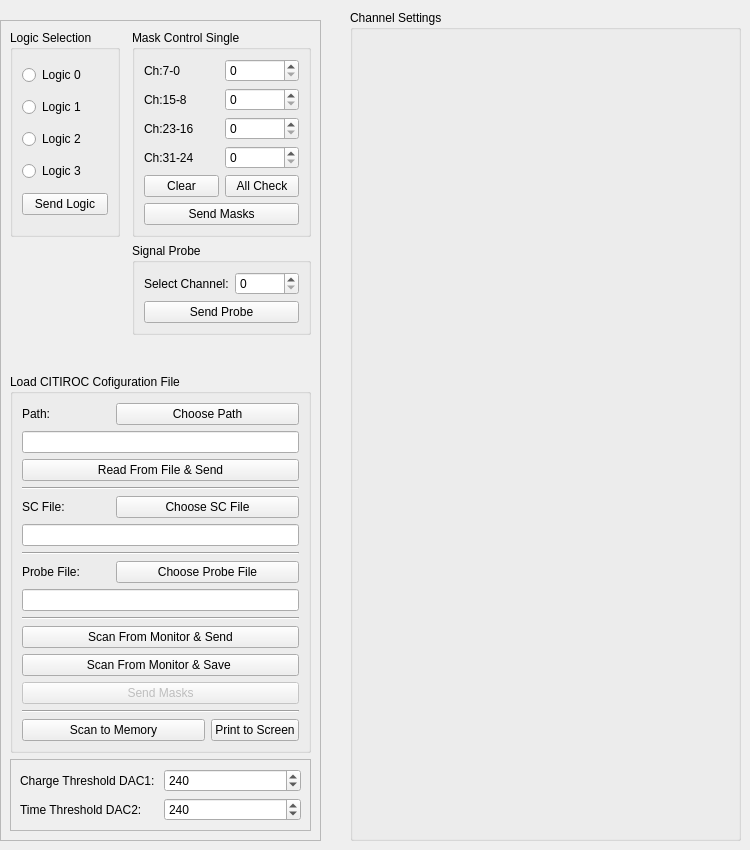
   <widget class="QWidget" name="tabCITIROC">
    <attribute name="title">
     <string>CITIROC Configure</string>
    </attribute>
    <widget class="QGroupBox" name="grpChs">
     <property name="geometry">
      <rect>
       <x>350</x>
       <y>10</y>
       <width>391</width>
       <height>831</height>
      </rect>
     </property>
     <property name="title">
      <string>Channel Settings</string>
     </property>
     <layout class="QVBoxLayout" name="verticalLayout_13">
      <item>
       <layout class="QGridLayout" name="gridChs"/>
      </item>
     </layout>
    </widget>
    <widget class="QFrame" name="frame_3">
     <property name="geometry">
      <rect>
       <x>0</x>
       <y>20</y>
       <width>321</width>
       <height>821</height>
      </rect>
     </property>
     <property name="frameShape">
      <enum>QFrame::StyledPanel</enum>
     </property>
     <property name="frameShadow">
      <enum>QFrame::Raised</enum>
     </property>
     <layout class="QGridLayout" name="gridLayout_18">
      <item row="5" column="0" colspan="3">
       <widget class="QGroupBox" name="groupBox_2">
        <property name="title">
         <string>Load CITIROC Cofiguration File</string>
        </property>
        <layout class="QGridLayout" name="gridLayout">
         <item row="7" column="0" colspan="3">
          <widget class="QLineEdit" name="lineCITIROC_scFile">
           <property name="readOnly">
            <bool>true</bool>
           </property>
          </widget>
         </item>
         <item row="0" column="0">
          <widget class="QLabel" name="label_22">
           <property name="text">
            <string>Path:</string>
           </property>
          </widget>
         </item>
         <item row="14" column="0" colspan="3">
          <widget class="QPushButton" name="btnSaveCITIROC">
           <property name="text">
            <string>Scan From Monitor &amp;&amp; Save </string>
           </property>
          </widget>
         </item>
         <item row="10" column="0" colspan="3">
          <widget class="QLineEdit" name="lineCITIROC_pbFile">
           <property name="readOnly">
            <bool>true</bool>
           </property>
          </widget>
         </item>
         <item row="2" column="0" colspan="3">
          <widget class="QLineEdit" name="lineCITIROC_Path">
           <property name="readOnly">
            <bool>true</bool>
           </property>
          </widget>
         </item>
         <item row="13" column="0" colspan="3">
          <widget class="QPushButton" name="btnSendConfig">
           <property name="text">
            <string>Scan From Monitor &amp;&amp; Send</string>
           </property>
          </widget>
         </item>
         <item row="17" column="2">
          <widget class="QPushButton" name="btnPrintToScreen">
           <property name="text">
            <string>Print to Screen</string>
           </property>
          </widget>
         </item>
         <item row="9" column="0">
          <widget class="QLabel" name="label_21">
           <property name="text">
            <string>Probe File: </string>
           </property>
          </widget>
         </item>
         <item row="8" column="0" colspan="3">
          <widget class="Line" name="line_2">
           <property name="orientation">
            <enum>Qt::Horizontal</enum>
           </property>
          </widget>
         </item>
         <item row="17" column="0" colspan="2">
          <widget class="QPushButton" name="btnScanConfig2Mem">
           <property name="text">
            <string>Scan to Memory</string>
           </property>
          </widget>
         </item>
         <item row="15" column="0" colspan="3">
          <widget class="QPushButton" name="btnMask_3">
           <property name="enabled">
            <bool>false</bool>
           </property>
           <property name="text">
            <string>Send Masks</string>
           </property>
          </widget>
         </item>
         <item row="9" column="1" colspan="2">
          <widget class="QPushButton" name="btnCITIROC_pbFile">
           <property name="text">
            <string>Choose Probe File</string>
           </property>
          </widget>
         </item>
         <item row="4" column="0" colspan="3">
          <widget class="Line" name="line">
           <property name="orientation">
            <enum>Qt::Horizontal</enum>
           </property>
          </widget>
         </item>
         <item row="6" column="1" colspan="2">
          <widget class="QPushButton" name="btnCITIROC_scFile">
           <property name="text">
            <string>Choose SC File</string>
           </property>
          </widget>
         </item>
         <item row="6" column="0">
          <widget class="QLabel" name="label_20">
           <property name="text">
            <string>SC File:</string>
           </property>
          </widget>
         </item>
         <item row="16" column="0" colspan="3">
          <widget class="Line" name="line_4">
           <property name="orientation">
            <enum>Qt::Horizontal</enum>
           </property>
          </widget>
         </item>
         <item row="11" column="0" colspan="3">
          <widget class="Line" name="line_3">
           <property name="orientation">
            <enum>Qt::Horizontal</enum>
           </property>
          </widget>
         </item>
         <item row="3" column="0" colspan="3">
          <widget class="QPushButton" name="btnReadCITIROC">
           <property name="text">
            <string>Read From File &amp;&amp; Send</string>
           </property>
          </widget>
         </item>
         <item row="0" column="1" colspan="2">
          <widget class="QPushButton" name="btnCITIROC_Path">
           <property name="text">
            <string>Choose Path</string>
           </property>
          </widget>
         </item>
        </layout>
       </widget>
      </item>
      <item row="2" column="2">
       <widget class="QGroupBox" name="groupBox_12">
        <property name="title">
         <string>Mask Control Single</string>
        </property>
        <layout class="QGridLayout" name="gridLayout_25">
         <item row="3" column="1">
          <widget class="QSpinBox" name="lblMask2">
           <property name="maximum">
            <number>255</number>
           </property>
          </widget>
         </item>
         <item row="2" column="1">
          <widget class="QSpinBox" name="lblMask1">
           <property name="maximum">
            <number>255</number>
           </property>
          </widget>
         </item>
         <item row="1" column="1">
          <widget class="QSpinBox" name="lblMask0">
           <property name="maximum">
            <number>255</number>
           </property>
          </widget>
         </item>
         <item row="3" column="0">
          <widget class="QLabel" name="label_45">
           <property name="text">
            <string>Ch:23-16</string>
           </property>
          </widget>
         </item>
         <item row="6" column="0" colspan="2">
          <widget class="QPushButton" name="btnMask">
           <property name="text">
            <string>Send Masks</string>
           </property>
          </widget>
         </item>
         <item row="4" column="0">
          <widget class="QLabel" name="label_46">
           <property name="text">
            <string>Ch:31-24</string>
           </property>
          </widget>
         </item>
         <item row="1" column="0">
          <widget class="QLabel" name="label_43">
           <property name="text">
            <string>Ch:7-0</string>
           </property>
          </widget>
         </item>
         <item row="4" column="1">
          <widget class="QSpinBox" name="lblMask3">
           <property name="maximum">
            <number>255</number>
           </property>
          </widget>
         </item>
         <item row="2" column="0">
          <widget class="QLabel" name="label_44">
           <property name="text">
            <string>Ch:15-8</string>
           </property>
          </widget>
         </item>
         <item row="5" column="0">
          <widget class="QPushButton" name="btnClearMask">
           <property name="text">
            <string>Clear</string>
           </property>
          </widget>
         </item>
         <item row="5" column="1">
          <widget class="QPushButton" name="btnAllSetMask">
           <property name="text">
            <string>All Check</string>
           </property>
          </widget>
         </item>
        </layout>
       </widget>
      </item>
      <item row="2" column="0">
       <widget class="QGroupBox" name="grpLogic">
        <property name="title">
         <string>Logic Selection</string>
        </property>
        <layout class="QGridLayout" name="gridLayout_13">
         <item row="4" column="0">
          <widget class="QRadioButton" name="btnLogic3">
           <property name="text">
            <string>Logic 3</string>
           </property>
          </widget>
         </item>
         <item row="2" column="0">
          <widget class="QRadioButton" name="btnLogic1">
           <property name="text">
            <string>Logic 1</string>
           </property>
          </widget>
         </item>
         <item row="5" column="0">
          <widget class="QPushButton" name="btnSendLogic">
           <property name="text">
            <string>Send Logic</string>
           </property>
          </widget>
         </item>
         <item row="3" column="0">
          <widget class="QRadioButton" name="btnLogic2">
           <property name="text">
            <string>Logic 2</string>
           </property>
          </widget>
         </item>
         <item row="1" column="0">
          <widget class="QRadioButton" name="btnLogic0">
           <property name="text">
            <string>Logic 0</string>
           </property>
          </widget>
         </item>
        </layout>
       </widget>
      </item>
      <item row="2" column="1">
       <spacer name="horizontalSpacer">
        <property name="orientation">
         <enum>Qt::Horizontal</enum>
        </property>
        <property name="sizeHint" stdset="0">
         <size>
          <width>40</width>
          <height>20</height>
         </size>
        </property>
       </spacer>
      </item>
      <item row="6" column="0" colspan="3">
       <widget class="QFrame" name="frame">
        <property name="frameShape">
         <enum>QFrame::StyledPanel</enum>
        </property>
        <property name="frameShadow">
         <enum>QFrame::Raised</enum>
        </property>
        <layout class="QGridLayout" name="gridLayout_2">
         <item row="0" column="0">
          <widget class="QLabel" name="label_23">
           <property name="text">
            <string>Charge Threshold DAC1:</string>
           </property>
          </widget>
         </item>
         <item row="0" column="1">
          <widget class="QSpinBox" name="boxDiscDAC1">
           <property name="minimum">
            <number>0</number>
           </property>
           <property name="maximum">
            <number>1023</number>
           </property>
           <property name="value">
            <number>240</number>
           </property>
          </widget>
         </item>
         <item row="1" column="0">
          <widget class="QLabel" name="label_24">
           <property name="text">
            <string>Time Threshold DAC2:</string>
           </property>
          </widget>
         </item>
         <item row="1" column="1">
          <widget class="QSpinBox" name="boxDiscDAC2">
           <property name="maximum">
            <number>1023</number>
           </property>
           <property name="value">
            <number>240</number>
           </property>
          </widget>
         </item>
        </layout>
       </widget>
      </item>
      <item row="4" column="2">
       <spacer name="verticalSpacer_2">
        <property name="orientation">
         <enum>Qt::Vertical</enum>
        </property>
        <property name="sizeHint" stdset="0">
         <size>
          <width>20</width>
          <height>40</height>
         </size>
        </property>
       </spacer>
      </item>
      <item row="3" column="2">
       <widget class="QGroupBox" name="groupBox">
        <property name="title">
         <string>Signal Probe</string>
        </property>
        <layout class="QGridLayout" name="gridLayout_15">
         <item row="0" column="1">
          <widget class="QSpinBox" name="boxProbeCh">
           <property name="maximum">
            <number>31</number>
           </property>
          </widget>
         </item>
         <item row="0" column="0">
          <widget class="QLabel" name="label_30">
           <property name="text">
            <string>Select Channel:</string>
           </property>
          </widget>
         </item>
         <item row="1" column="0" colspan="2">
          <widget class="QPushButton" name="btnSignalProbe">
           <property name="text">
            <string>Send Probe</string>
           </property>
          </widget>
         </item>
        </layout>
       </widget>
      </item>
      <item row="3" column="0" rowspan="2">
       <spacer name="verticalSpacer_3">
        <property name="orientation">
         <enum>Qt::Vertical</enum>
        </property>
        <property name="sizeHint" stdset="0">
         <size>
          <width>20</width>
          <height>40</height>
         </size>
        </property>
       </spacer>
      </item>
     </layout>
    </widget>
   </widget>
